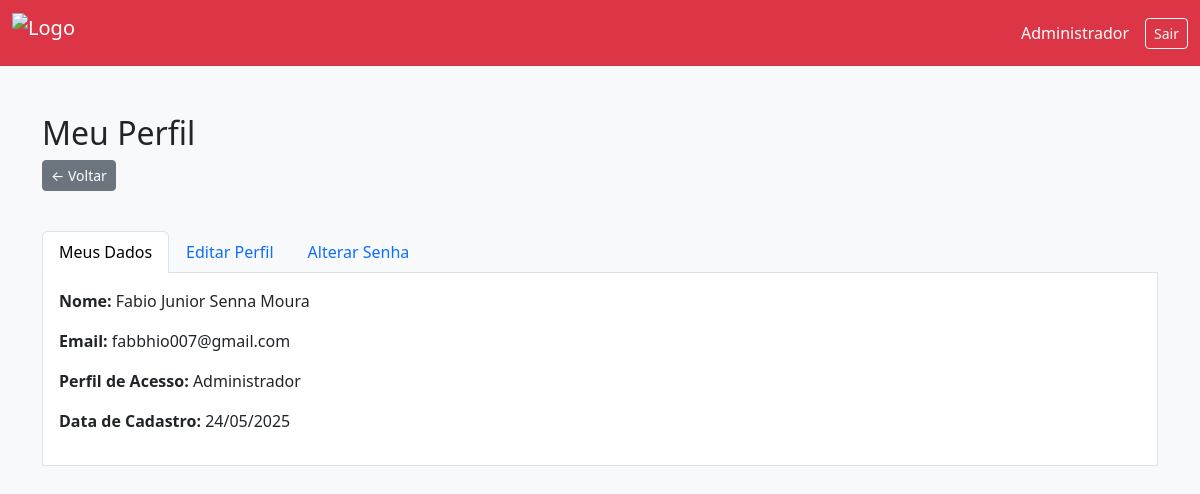
The page /meu_perfil/ (signed in) on the database as committed earlier.
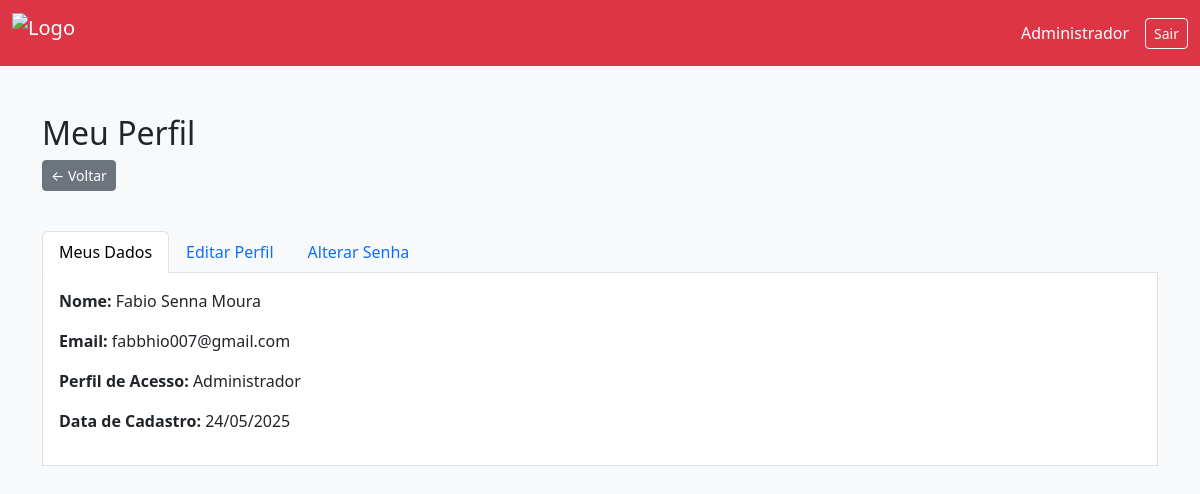
The same page on the database as committed later.
### apps/usuarios/models.py (models this page shows)
class Usuario(AbstractUser):
    perfil_acesso = models.CharField(max_length=20, choices=[
        ('Administrador', 'Administrador'),
        ('Frentista', 'Frentista'),
        ('Contador', 'Contador')
    ])

### apps/usuarios/views/views_perfil.py (the view)
# urls.py: path('meu_perfil/', views_perfil.perfil_usuario, name='perfil_usuario'),
@login_required(login_url='login_parkcontrol')
def perfil_usuario(request):
    return render(request, 'perfil/perfil_usuario.html')

### apps/usuarios/templates/perfil/perfil_usuario.html (shortened to what this page needs)
{% load static %}
<!DOCTYPE html>
<html lang="pt-br">
<head>
    <link href="https://cdn.jsdelivr.net/npm/bootstrap@5.3.3/dist/css/bootstrap.min.css" rel="stylesheet">
</head>
<body class="bg-light">
<nav class="navbar navbar-expand-lg navbar-dark bg-danger">
    <div class="container-fluid">
        <a class="navbar-brand d-flex align-items-center" href="{% url 'dashboard_administrador' %}">
            <img src="{% static 'images/logo-branca.png' %}" alt="Logo" class="me-2" style="height: 40px;">
        </a>
        <div class="d-flex align-items-center">
            <span class="text-white me-3 d-flex align-items-center">
                 {{ request.user.perfil_acesso }}
            </span>
            <a class="btn btn-outline-light btn-sm" href="{% url 'logout_parkcontrol' %}">Sair</a>
        </div>
    </div>
</nav>
<div class="container mt-5">
    <h2>Meu Perfil</h2>
    <a href="javascript:history.back()" class="btn btn-secondary btn-sm mb-3">
        ← Voltar
    </a>
    <ul class="nav nav-tabs mt-4" id="perfilTabs" role="tablist">
        <li class="nav-item" role="presentation">
            <button class="nav-link active" id="dados-tab" data-bs-toggle="tab" data-bs-target="#dados" type="button" role="tab">Meus Dados</button>
        </li>
        <li class="nav-item" role="presentation">
            <button class="nav-link" id="editar-tab" data-bs-toggle="tab" data-bs-target="#editar" type="button" role="tab">Editar Perfil</button>
        </li>
        <li class="nav-item" role="presentation">
            <button class="nav-link" id="senha-tab" data-bs-toggle="tab" data-bs-target="#senha" type="button" role="tab">Alterar Senha</button>
        </li>
    </ul>
    <div class="tab-content p-3 border border-top-0 bg-white" id="perfilTabsContent">
        <div class="tab-pane fade show active" id="dados" role="tabpanel">
            <p><strong>Nome:</strong> {{ request.user.first_name }}</p>
            <p><strong>Email:</strong> {{ request.user.email }}</p>
            <p><strong>Perfil de Acesso:</strong> {{ request.user.perfil_acesso }}</p>
            <p><strong>Data de Cadastro:</strong> {{ request.user.date_joined|date:"d/m/Y" }}</p>
        </div>
    </div>
</div>
</body>
</html>

Rows that differ between the two databases and show on the page:
changed Usuario "Administrador": user.first_name "Fabio Junior Senna Moura" → "Fabio Senna Moura"
